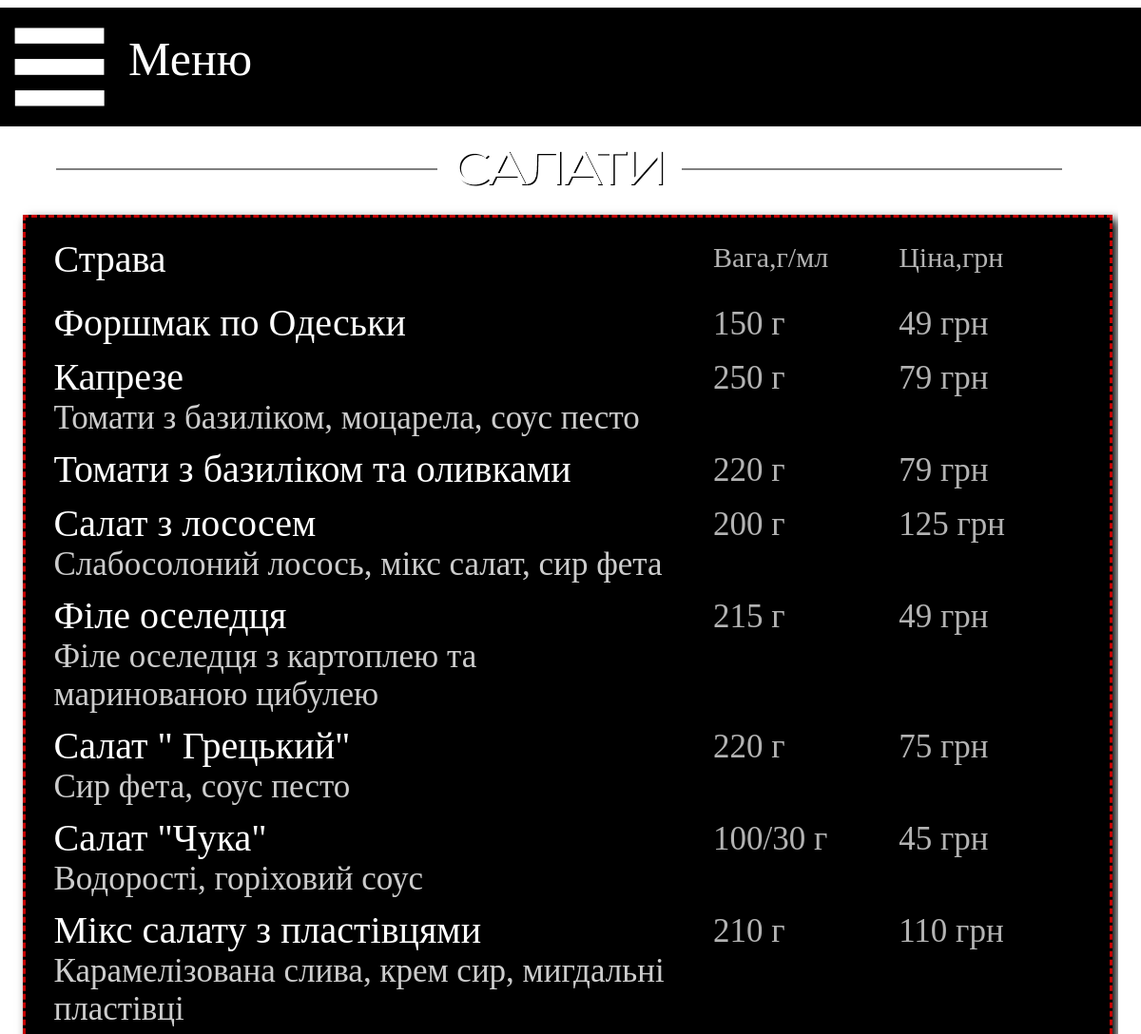
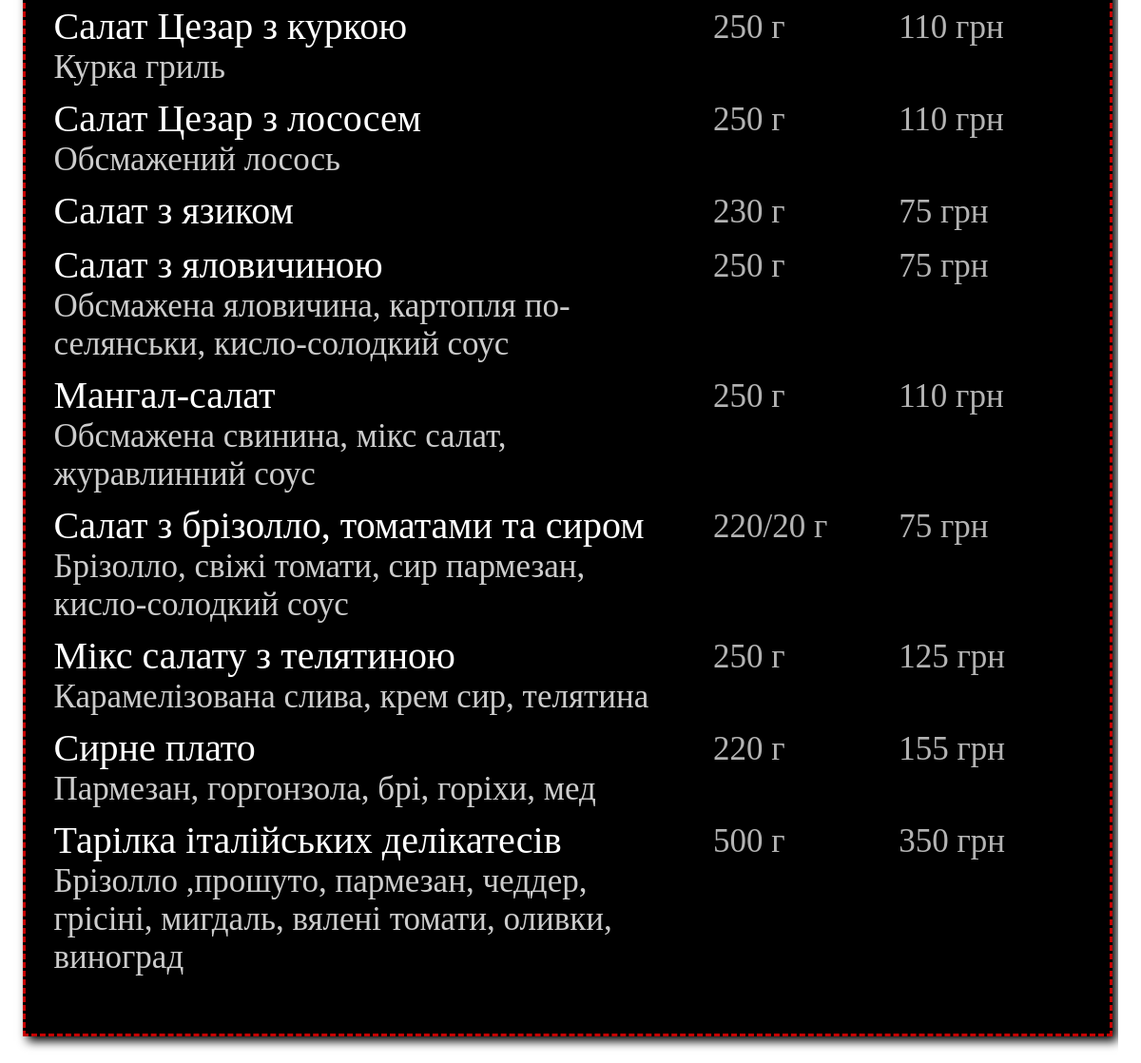
The page /salad on the database its author committed (2 pictures, top to bottom).
### main/models.py (models this page shows, shortened)
class Menu_pub_salad(models.Model):
    name = models.CharField('Название', max_length=40)
    weight = models.CharField('Вес', max_length=10)
    spec = models.CharField('Состав', max_length=200, blank=True)
    price = models.CharField('Цена', max_length=10)
    image = models.ImageField(upload_to="pub", default='pub/empty.png')
    class Meta:
        verbose_name = 'Салаты'
        verbose_name_plural = 'Салат'

### main/views.py (the view)
# urls.py: path('salad', views.pub_salad, name='salad'),
def pub_salad(request):
    dish = Menu_pub_salad.objects.all()
    n1 = pub_news.objects.all()
    return render(request, 'main/pub_Salad.html', {'Menu': dish, 'news': n1})

### main/templates/main/pub_Salad.html (shortened to what this page needs)
{% extends 'main/base_pub.html' %}
{% load static %}
{% block content_top %}
<div class="content_top">
    <img src="{% static 'img/content_top_2/salad.png' %}" width="100%" height="100%">
</div>
{% endblock %}
{% block content2 %}
<div class="menu_list">
    <div class="menu_list_in">
        <div style="width: 100%; float: left">
            <div class="menu_list_head_name">Страва</div>
            <div class="menu_list_head_price">Цiна,грн</div>
            <div class="menu_list_head_weight">Вага,г/мл</div>
        </div>
        {% for el in Menu %}
        <div style="width: 100%; float: left">
            <div class="menu_list_name">{{el.name}}</div>
            <div class="menu_list_price">{{el.price}}</div>
            <div class="menu_list_weight">{{el.weight}}</div>
            <div class="menu_list_spec">{{el.spec}}</div>
        </div>
        {% endfor %}
    </div>
</div>
{% endblock %}

### main/static/css/style2.css (style rules this page uses)
.body { background-image: url(storage/back_pub1.png); background-size: 100%; margin-right: auto; margin-left: auto; }
.menu_list { float: left; width: 97%; height: auto; background-color: black; border: 3px dashed #c50000; box-shadow: 5px 5px 10px black; }
.menu_list_in { float: left; width: 95%; height: auto; margin-left: 30px; margin-top: 20px; margin-right: 20px; margin-bottom: 60px; }
.menu_list_head_name { width: 73%; float: left; font-family: Eastman; color: white; font-size: 25px; margin-bottom: 10px; }
.menu_list_head_weight { margin-top: 5px; width: 15%; float: right; font-family: Eastman; color: white; font-size: 15px; opacity: 70%; margin-bottom: 10px; }
.menu_list_head_price { margin-top: 5px; width: 12%; float: right; font-family: Eastman; color: white; font-size: 15px; opacity: 70%; margin-bottom: 10px; }
.menu_list_name { width: 73%; float: left; font-family: Eastman; color: white; font-size: 20px; margin-top: 10px; }
.menu_list_spec { width: 76%; float: left; font-family: Eastman; color: white; font-size: 15px; opacity: 80%; }
.menu_list_weight { width: 15%; float: right; font-family: Eastman; color: white; font-size: 15px; opacity: 70%; margin-top: 15px; }
.menu_list_price { width: 12%; float: right; font-family: Eastman; color: white; font-size: 15px; opacity: 70%; margin-top: 15px; }
.content_top { margin-left: 5%; margin-top: 0.75%; width: 90%; height: 13.5%; }

### main/static/css/adaptive2.css (style rules this page uses)
@media only screen and (max-width: 1200px) { .body { background-image: url(storage/back_pub.png); } }
@media only screen and (max-width: 1200px) { .content_top { margin-top: 100px; height: 100px; } }
@media only screen and (max-width: 1200px) { .menu_list_head_name { font-size: 40px; width: 50%; } }
@media only screen and (max-width: 1200px) { .menu_list_head_weight { font-size: 30px; width: 18%; } }
@media only screen and (max-width: 1200px) { .menu_list_head_price { font-size: 30px; width: 18%; } }
@media only screen and (max-width: 1200px) { .menu_list_name { font-size: 40px; width: 60%; } }
@media only screen and (max-width: 1200px) { .menu_list_spec { font-size: 35px; width: 60%; } }
@media only screen and (max-width: 1200px) { .menu_list_weight { font-size: 35px; width: 18%; } }
@media only screen and (max-width: 1200px) { .menu_list_price { font-size: 35px; width: 18%; } }

### rows shown on the page
Menu_pub_salad: name "Форшмак по Одеськи", price "49 грн", weight "150 г"
Menu_pub_salad: name "Капрезе", price "79 грн", weight "250 г", spec "Томати з базиліком, моцарела, соус песто"
Menu_pub_salad: name "Томати з базиліком та оливками", price "79 грн", weight "220 г"
Menu_pub_salad: name "Салат з лососем", price "125 грн", weight "200 г", spec "Cлабосолоний лосось, мікс салат, сир фета"
Menu_pub_salad: name "Філе оселедця", price "49 грн", weight "215 г", spec "Філе оселедця з картоплею та маринованою цибулею"
Menu_pub_salad: name "Салат \" Грецький\"", price "75 грн", weight "220 г", spec "Сир фета, соус песто"
Menu_pub_salad: name "Салат \"Чука\"", price "45 грн", weight "100/30 г", spec "Водоростi, горіховий соус"
Menu_pub_salad: name "Мікс салату з пластiвцями", price "110 грн", weight "210 г", spec "Карамелізована слива, крем сир, мигдальнi пластівцi"
Menu_pub_salad: name "Салат Цезар з куркою", price "110 грн", weight "250 г", spec "Курка гриль"
Menu_pub_salad: name "Салат Цезар з лососем", price "110 грн", weight "250 г", spec "Обсмажений лосось"
Menu_pub_salad: name "Салат з язиком", price "75 грн", weight "230 г"
Menu_pub_salad: name "Салат з яловичиною", price "75 грн", weight "250 г", spec "Обсмажена яловичина, картопля по-селянськи, кисло-солодкий соус"
Menu_pub_salad: name "Мангал-салат", price "110 грн", weight "250 г", spec "Обсмажена свинина, мікс салат, журавлинний соус"
Menu_pub_salad: name "Салат з брiзолло, томатами та сиром", price "75 грн", weight "220/20 г", spec "Брізолло, свіжi томати, сир пармезан, кисло-солодкий соус"
Menu_pub_salad: name "Мiкс салату з телятиною", price "125 грн", weight "250 г", spec "Карамелізована слива, крем сир, телятина"
Menu_pub_salad: name "Сирне плато", price "155 грн", weight "220 г", spec "Пармезан, горгонзола, брі, горіхи, мед"
Menu_pub_salad: name "Тарілка італійських делікатесів", price "350 грн", weight "500 г", spec "Брізолло ,прошуто, пармезан, чеддер, грісіні, мигдаль, вялені томати, оливки, виноград"
